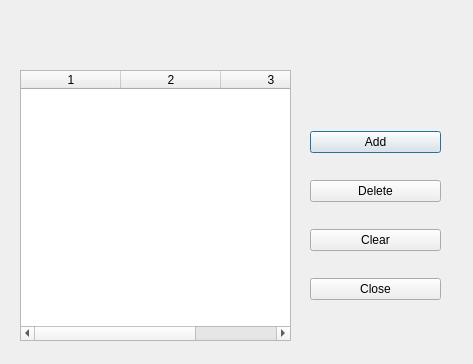
<?xml version="1.0" encoding="UTF-8"?>
<ui version="4.0">
 <class>shoppingCart</class>
 <widget class="QDialog" name="shoppingCart">
  <property name="geometry">
   <rect>
    <x>0</x>
    <y>0</y>
    <width>473</width>
    <height>364</height>
   </rect>
  </property>
  <property name="windowTitle">
   <string>Dialog</string>
  </property>
  <widget class="QWidget" name="verticalLayoutWidget">
   <property name="geometry">
    <rect>
     <x>310</x>
     <y>110</y>
     <width>131</width>
     <height>211</height>
    </rect>
   </property>
   <layout class="QVBoxLayout" name="verticalLayout">
    <item>
     <widget class="QPushButton" name="pushButton">
      <property name="text">
       <string>Add</string>
      </property>
     </widget>
    </item>
    <item>
     <widget class="QPushButton" name="pushButton_2">
      <property name="text">
       <string>Delete</string>
      </property>
     </widget>
    </item>
    <item>
     <widget class="QPushButton" name="pushButton_3">
      <property name="text">
       <string>Clear</string>
      </property>
     </widget>
    </item>
    <item>
     <widget class="QPushButton" name="pushButton_4">
      <property name="text">
       <string>Close</string>
      </property>
     </widget>
    </item>
   </layout>
  </widget>
  <widget class="QTableWidget" name="tableWidget">
   <property name="geometry">
    <rect>
     <x>20</x>
     <y>70</y>
     <width>271</width>
     <height>271</height>
    </rect>
   </property>
   <property name="columnCount">
    <number>3</number>
   </property>
   <column/>
   <column/>
   <column/>
  </widget>
 </widget>
 <resources/>
 <connections/>
</ui>
